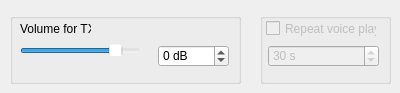
       <widget class="QWidget" name="widget1">
        <attribute name="title">
         <string>Voice recorder</string>
        </attribute>
        <widget class="QGroupBox" name="groupBox_10">
         <property name="geometry">
          <rect>
           <x>10</x>
           <y>13</y>
           <width>231</width>
           <height>71</height>
          </rect>
         </property>
         <widget class="QSlider" name="hsVoiceVolumeTx">
          <property name="geometry">
           <rect>
            <x>10</x>
            <y>26</y>
            <width>121</width>
            <height>31</height>
           </rect>
          </property>
          <property name="styleSheet">
           <string notr="true">background-color: rgba(255, 255, 255, 0);</string>
          </property>
          <property name="minimum">
           <number>-100</number>
          </property>
          <property name="maximum">
           <number>20</number>
          </property>
          <property name="pageStep">
           <number>1</number>
          </property>
          <property name="value">
           <number>0</number>
          </property>
          <property name="orientation">
           <enum>Qt::Horizontal</enum>
          </property>
          <property name="tickPosition">
           <enum>QSlider::TicksBelow</enum>
          </property>
          <property name="tickInterval">
           <number>5</number>
          </property>
         </widget>
         <widget class="QSpinBox" name="sbVoiceVolumeTx">
          <property name="enabled">
           <bool>true</bool>
          </property>
          <property name="geometry">
           <rect>
            <x>148</x>
            <y>32</y>
            <width>71</width>
            <height>22</height>
           </rect>
          </property>
          <property name="suffix">
           <string> dB</string>
          </property>
          <property name="minimum">
           <number>-100</number>
          </property>
          <property name="maximum">
           <number>20</number>
          </property>
          <property name="value">
           <number>0</number>
          </property>
         </widget>
         <widget class="QLabel" name="label_5">
          <property name="geometry">
           <rect>
            <x>10</x>
            <y>8</y>
            <width>71</width>
            <height>16</height>
           </rect>
          </property>
          <property name="text">
           <string>Volume for TX:</string>
          </property>
         </widget>
        </widget>
        <widget class="QGroupBox" name="groupBox_11">
         <property name="enabled">
          <bool>false</bool>
         </property>
         <property name="geometry">
          <rect>
           <x>260</x>
           <y>13</y>
           <width>131</width>
           <height>71</height>
          </rect>
         </property>
         <widget class="QCheckBox" name="chbVoiceIsRepeatPlay">
          <property name="geometry">
           <rect>
            <x>6</x>
            <y>7</y>
            <width>111</width>
            <height>17</height>
           </rect>
          </property>
          <property name="text">
           <string>Repeat voice play</string>
          </property>
         </widget>
         <widget class="QSpinBox" name="sbVoiceRepeatTime">
          <property name="enabled">
           <bool>false</bool>
          </property>
          <property name="geometry">
           <rect>
            <x>8</x>
            <y>32</y>
            <width>111</width>
            <height>22</height>
           </rect>
          </property>
          <property name="suffix">
           <string> s</string>
          </property>
          <property name="maximum">
           <number>1000</number>
          </property>
          <property name="value">
           <number>30</number>
          </property>
         </widget>
        </widget>
       </widget>
